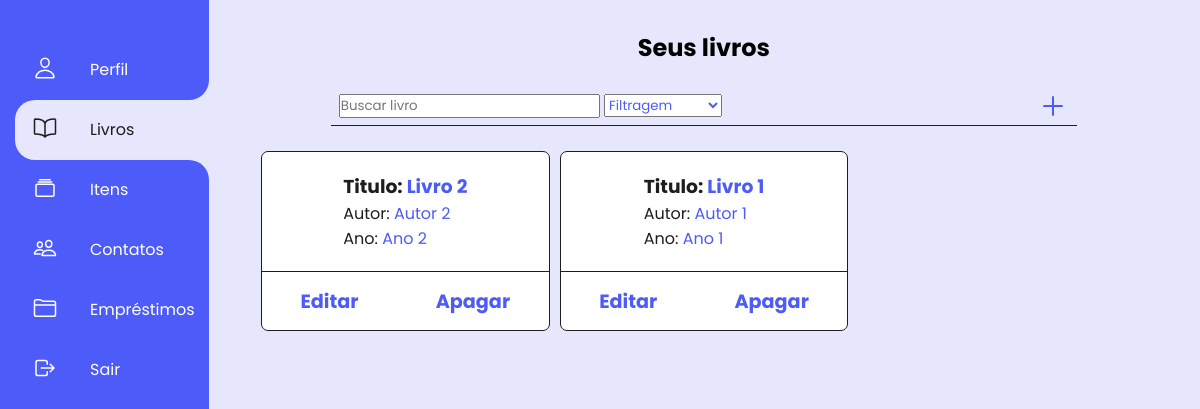
The page /acervo/livros/ (signed in) on the database its author committed.
### app/models.py (models this page shows, shortened)
class Book(models.Model):
    title = models.CharField(max_length=200)
    author = models.CharField(max_length=200)
    year = models.CharField(max_length=10)
    on_lending = models.BooleanField(default=False)
    created_at = models.DateTimeField(auto_now=True)
    edited_at = models.DateTimeField(default=timezone.now())
    user = models.ForeignKey(User, on_delete=models.CASCADE, default=None)

### app/views.py (the view)
# urls.py: path('livros/', views.BooksView.as_view(), name='books'),
class BooksView(LoginRequiredMixin, TemplateView): # 3
    def get(self, request, *args, **kwargs):
        user = request.user
        books = Book.objects.filter(user=user).order_by('-created_at')
        return render(request, 'app/book/books.html', {'user': user, 'books': books})

### app/templates/app/book/books.html (shortened to what this page needs)
{% extends "app/base.html" %}
{% load static %}
{% block styles %}
<link rel="stylesheet" href="{% static 'app/css/base.css' %}">
<link rel="stylesheet" href="{% static 'app/css/withModels.css' %}">
{% endblock styles %}
{% block books_menu %}
<li class="list active">
    <b></b>
    <b></b>
    <a href="{% url 'books' %}">
        <span class="icon">
            <ion-icon name="book-outline"></ion-icon>
        </span>
        <span class="tittle">Livros</span>
    </a>
</li>
{% endblock books_menu %}
{% block content %}
<div class="get">
    <h2>Seus livros</h2>
    <br>
    <div class="search-and-add">
        <form action="{% url 'search_book' %}" method="post">
            <input type="text" class="search"
            placeholder="Buscar livro" name="search" value="{{search}}">
            <select name="filters" class="filters" onchange="this.form.submit()">
                <option class="fs-7" value="0" selected="selected" disabled>Filtragem</option>
            </select>
        </form>
        <a href="{% url 'create_book' %}" class="icon">
            <ion-icon name="add-outline"></ion-icon>
        </a>
    </div>
    <ul class="content-list">
        {% for book in books %}
        <li class="element-list">
            <div class="card-elements">
                <h3 class="card-title"><span class="card-span">Titulo:</span> {{ book.title }}</h3>
                <p class="card-body"><span class="card-span">Autor:</span> {{ book.author }}</p>
                <p class="card-body"><span class="card-span">Ano:</span> {{ book.year }}</p>
            </div>
            <div class="crud-options">
                <a href="{% url 'update_book' book.id %}" class="">Editar</a>
                <a href="{% url 'delete_book' book.id %}" class="">Apagar</a>
            </div>
        </li>
        {% endfor %}
    </ul>
</div>
{% endblock content %}

### app/static/app/css/base.css (style rules this page uses)
:root { --primary-color: #4d5bf9; --secundary-color: #1D1D1D; --white-color: #e6e6fc; --primary-color-light: #555fd1e8; --primary-color-heavy: #2534db; }
* { margin: 0; padding: 0; box-sizing: border-box; font-family: 'Poppins', sans-serif; }
body { background-color: var(--white-color); }
.navigation ul li { position: relative; list-style: none; width: 100%; border-top-left-radius: 20px; border-bottom-left-radius: 20px; }
.navigation ul li.active { background-color: var(--white-color); }
.navigation ul li b:nth-child(1) { position: absolute; top: -20px; height: 20px; width: 100%; background-color: var(--white-color); display: none; }
.navigation ul li b:nth-child(1)::before { content: ''; position: absolute; top: 0; left: 0; width: 100%; height: 100%; border-bottom-right-radius: 20px; background-color: var(--primary-color); }
.navigation ul li b:nth-child(2) { position: absolute; bottom: -20px; height: 20px; width: 100%; background-color: var(--white-color); display: none; }
.navigation ul li b:nth-child(2)::before { content: ''; position: absolute; top: 0; left: 0; width: 100%; height: 100%; border-top-right-radius: 20px; background-color: var(--primary-color); }
.navigation ul li.active b:nth-child(1), .navigation ul li.active b:nth-child(2) { display: block; }
.navigation ul li a { position: relative; display: block; width: 100%; display: flex; text-decoration: none; color: #fff; }
.navigation ul li.active a { color: var(--secundary-color); }
.navigation ul li a .icon { position: relative; display: block; min-width: 60px; height: 60px; line-height: 70px; text-align: center; }
.navigation ul li a .icon ion-icon { font-size: 1.5em; }
.navigation ul li a .tittle { position: relative; display: block; padding-left: 15px; height: 60px; line-height: 60px; white-space: normal; }

### app/static/app/css/withModels.css (style rules this page uses)
:root { --primary-color: #4d5bf9; --secundary-color: #1D1D1D; --white-color: #e6e6fc; --primary-color-light: #555fd1e8; --primary-color-heavy: #2534db; }
.search-and-add { display: flex; align-items: center; justify-content: space-between; width: 80%; margin-bottom: 10px; padding: 0 8px 5px; border-bottom: 1px solid var(--secundary-color); }
.get { display: flex; flex-direction: column; align-items: center; justify-content: start; }
.get .content-list { margin: 15px 0; width: 95%; height: 80%; display: flex; flex-wrap: wrap; gap: 10px; }
.get .content-list .element-list { width: 32.6%; height: 180px; display: flex; flex-direction: column; align-items: center; justify-content: center; background-color: white; color: var(--primary-color); border: 1px solid var(--secundary-color); border-radius: 7px; }
.get .content-list .element-list .card-elements { display: flex; flex-direction: column; margin: 20px; }
.card-span { color: var(--secundary-color); }
.get .content-list .element-list .card-elements .card-title, .card-body { align-self: flex-start; }
.get .content-list .element-list .crud-options { width: 100%; padding: 15px 0; border-top: 1px solid var(--secundary-color); display: flex; align-items: center; justify-content: space-around; }
.get .content-list .element-list .crud-options a { text-decoration: none; font-size: 1.2em; font-weight: bold; color: var(--primary-color); }
.get, .post { text-align: center; }
.search-and-add .icon { position: relative; display: block; min-width: 30px; height: 30px; line-height: 40px; text-align: center; }
.search-and-add .icon ion-icon { font-size: 2em; cursor: pointer; color: var(--primary-color); }
.filters { color: var(--primary-color); }

### rows shown on the page
Book: title "Livro 2", author "Autor 2", year "Ano 2"
Book: title "Livro 1", author "Autor 1", year "Ano 1"
